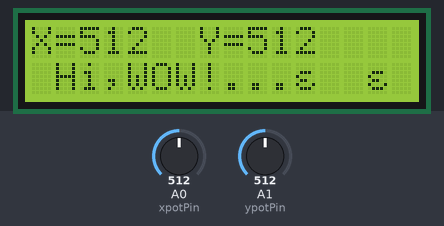
The sketch below on a simulated Arduino Uno, built with avr-gcc and run on an emulated ATmega328P. On the bench: 16×2 character LCD. The test bench sets the inputs (shaded band); at power-on: A0 (xpotPin) = 512, A1 (ypotPin) = 512.

Above: at 1.2 s.
1.3 s: A0 (xpotPin) set to 716
At 1.6 s:
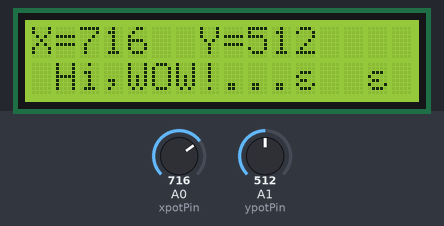
4.3 s: A1 (ypotPin) set to 716
At 4.52 s:
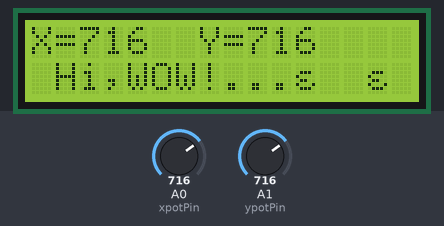
5.8 s: A0 (xpotPin) set to 110
At 6.11 s:
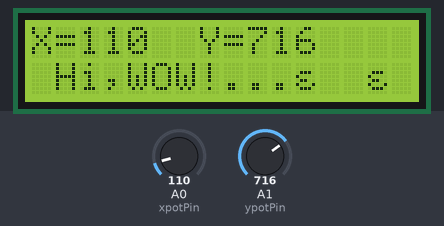
7.4 s: A0 (xpotPin) set to 92
At 7.7 s:
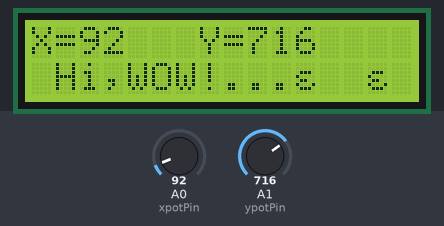
10.4 s: A0 (xpotPin) set to 11
At 10.73 s:
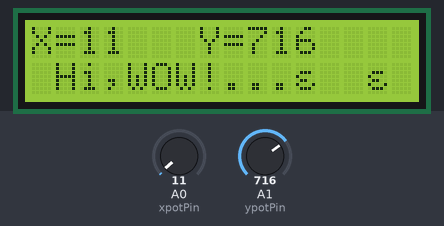
12.0 s: A0 (xpotPin) set to 8
At 12.31 s:
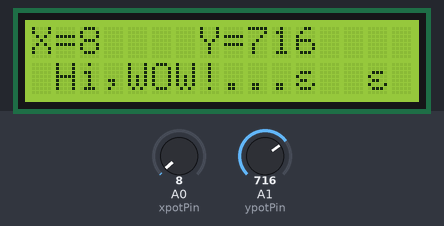

Measured:
- after the input at 1.3 s, the display: changes after 0.12 s (image 1)
- after the input at 4.3 s, the display: changes at once (image 2)
- after the input at 5.8 s, the display: first differs from a run without the input after 0.13 s (image 3)
- after the input at 7.4 s, the display: first differs from a run without the input after 0.12 s (image 4)
- after the input at 10.4 s, the display: changes after 0.15 s (image 5)
- after the input at 12.0 s, the display: first differs from a run without the input after 0.13 s (image 6)

The sketch:

ps2LCDI2C.ino
```cpp
#include <LiquidCrystal_I2C.h>
#include <Wire.h>

LiquidCrystal_I2C lcd(0x3f,16,2);//设置接口
int xpotPin = 0;  //设置模拟口0为X的信号输入端口
int ypotPin = 1;  //设置模拟口1为Y的信号输入端口
int xval=0;    //设置变量
int yval=0;
int btn = 2;

void setup()
{
  Serial.begin(9600);

  lcd.init();
  pinMode(xpotPin,INPUT);//
  pinMode(ypotPin,INPUT);//
  pinMode(btn,INPUT);
//  lcd.begin(16, 2);  //初始化LCD
  lcd.backlight();
  delay(1); //延时1000ms
}
void loop ()
{
  xval = analogRead(xpotPin);   //xval变量为从0信号口读取到的数值
  yval = analogRead(ypotPin);   //yval变量为从1信号口读取到的数值
  lcd.setCursor(0, 0) ; //设置光标位置为第一行第一个位置
  lcd.print("X=");      //使屏幕显示文字X=
  lcd.print(xval);
  lcd.setCursor(7, 0) ; //设置光标位置为第一行第八个位置
  lcd.print("Y=");      //使屏幕显示文字Y=
  lcd.print(yval);
  lcd.setCursor(1, 1) ;
  lcd.print("Hi,WOW!...。。。");
  delay(100);                     //延时0.1秒，这里也就是刷新速度。
  lcd.clear(); //清屏

}
```
